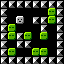

A 2D game scene composited from a Tiled map and its tileset images. What follows is a short description and the map's XML, with every tile layer's data as written:
An orthogonal 8x8 tile map with 8x8 px tiles, 1 tile layer (base).

<map version="1.5" tiledversion="1.7.0" orientation="orthogonal" renderorder="right-down" width="8" height="8" tilewidth="8" tileheight="8" infinite="0" nextlayerid="2" nextobjectid="1">
 <tileset firstgid="1" source="../../dev/editor_tiles.tsx" />
 <layer id="1" name="base" width="8" height="8">
  <data encoding="csv">
1,1,1,1,1,1,1,1,
1,0,0,0,0,0,3,1,
1,0,2,0,1,1,3,1,
1,3,0,0,0,1,0,1,
1,3,1,3,0,3,0,1,
1,0,1,1,0,0,0,1,
1,3,0,0,3,3,0,1,
1,1,1,1,1,1,1,1
</data>
 </layer>
</map>
